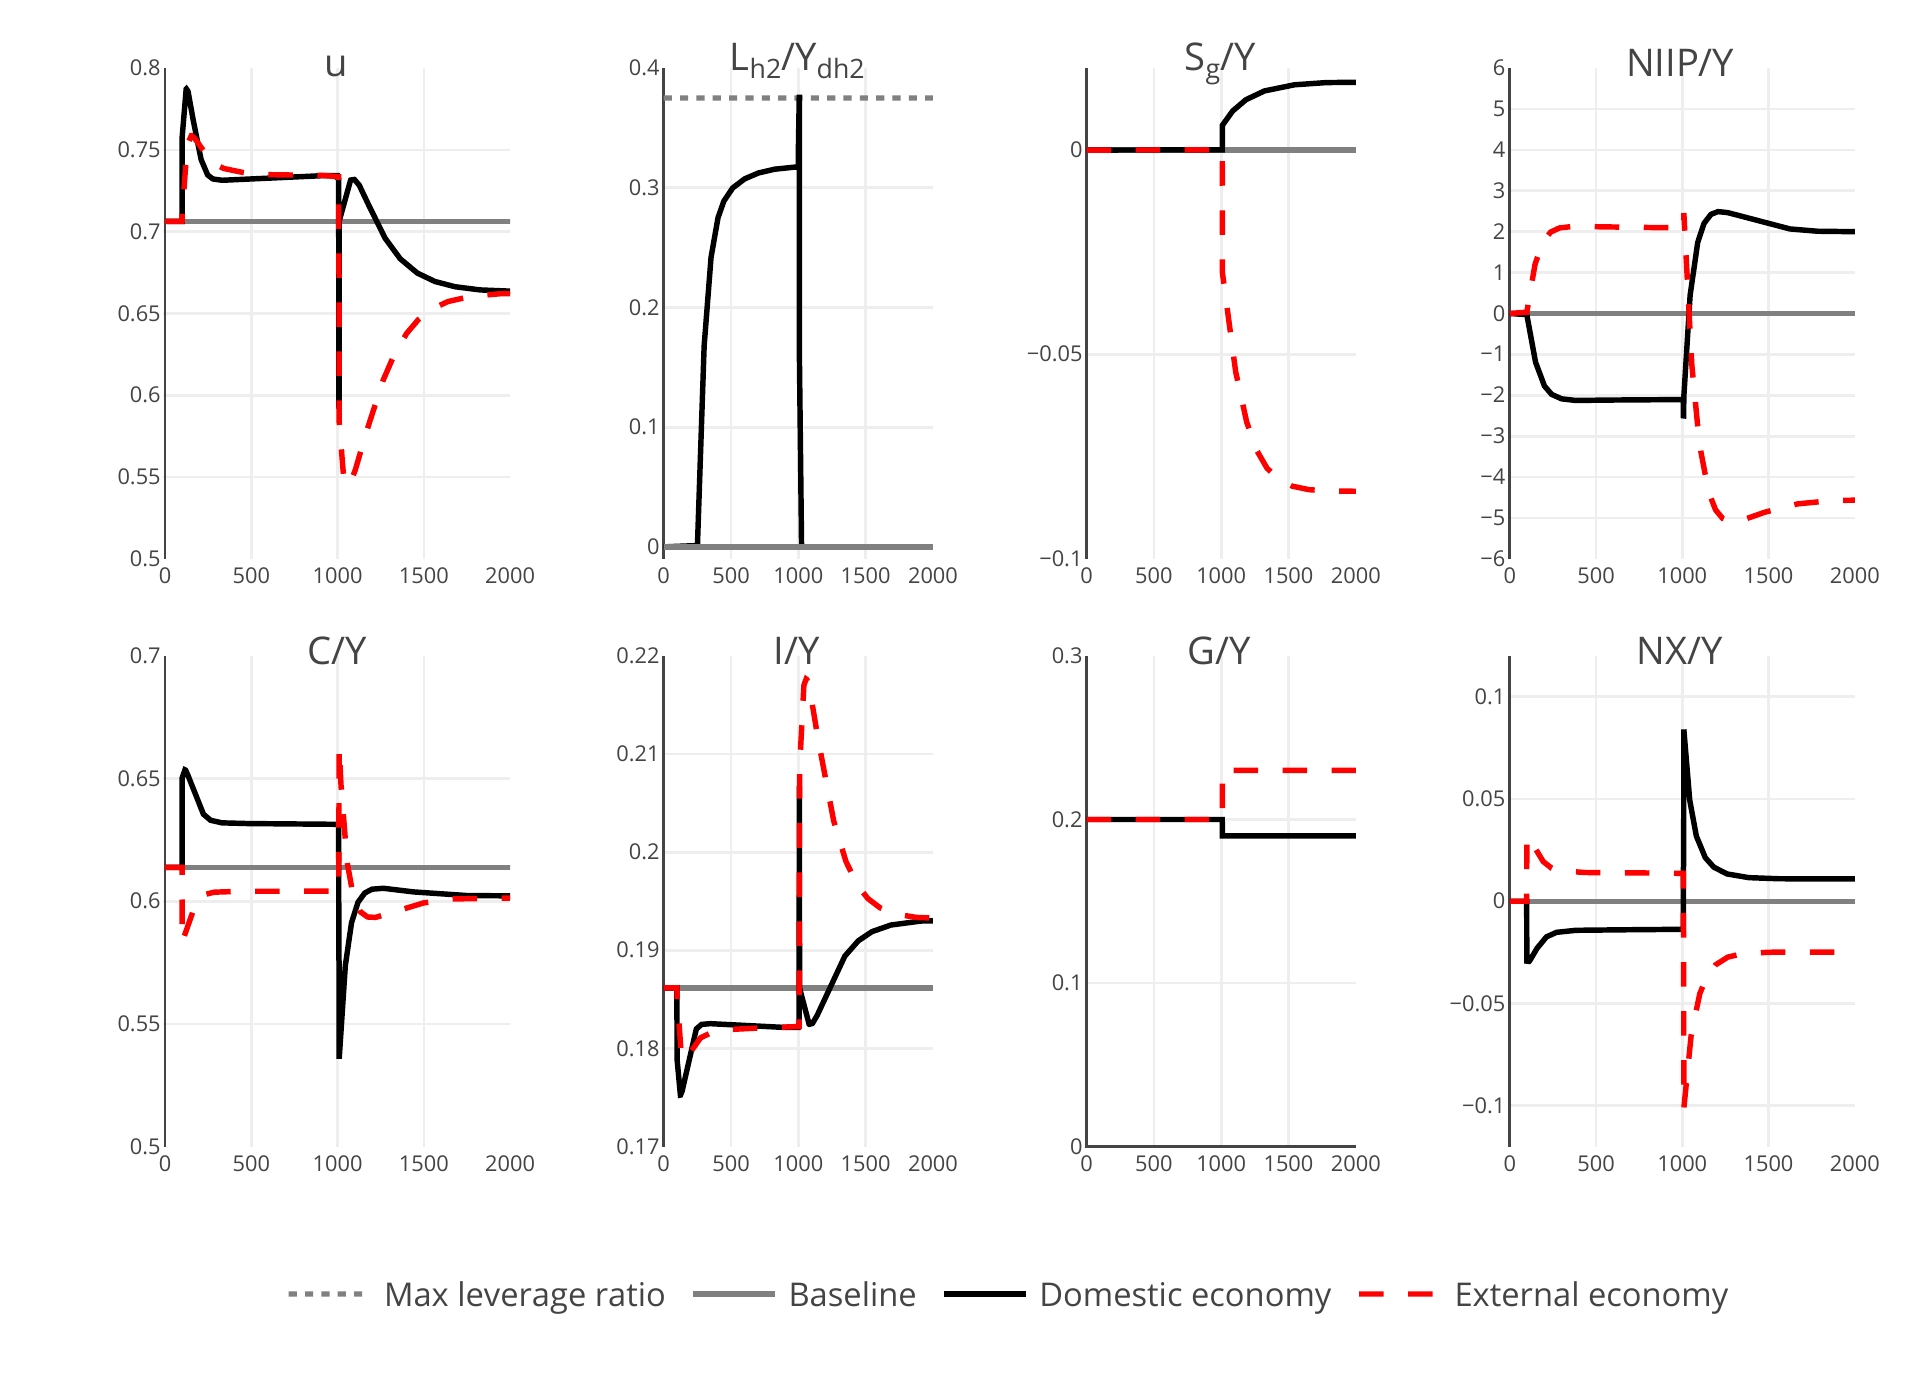

Recreate this plot in R.
library(plotly)

# Load the data
load(here::here("R/simulated_series_for_plots"))

# Annotations for subplots
u <- list(
  text = "u",
  font = list(size = 14),
  xref = "paper",
  yref = "paper",
  yanchor = "bottom",
  xanchor = "center",
  align = "center",
  x = 0.5,
  y = 0.95,
  showarrow = FALSE)

gr_Y <- list(
  text = "Y&#770;",
  font = list(size = 14),
  xref = "paper",
  yref = "paper",
  yanchor = "bottom",
  xanchor = "center",
  align = "center",
  x = 0.5,
  y = 0.95,
  showarrow = FALSE)

C_Y <- list(
  text = "C/Y",
  font = list(size = 14),
  xref = "paper",
  yref = "paper",
  yanchor = "bottom",
  xanchor = "center",
  align = "center",
  x = 0.5,
  y = 0.95,
  showarrow = FALSE)

I_Y <- list(
  text = "I/Y",
  font = list(size = 14),
  xref = "paper",
  yref = "paper",
  yanchor = "bottom",
  xanchor = "center",
  align = "center",
  x = 0.5,
  y = 0.95,
  showarrow = FALSE)

G_Y <- list(
  text = "G/Y",
  font = list(size = 14),
  xref = "paper",
  yref = "paper",
  yanchor = "bottom",
  xanchor = "center",
  align = "center",
  x = 0.5,
  y = 0.95,
  showarrow = FALSE)

NX_Y <- list(
  text = "NX/Y",
  font = list(size = 14),
  xref = "paper",
  yref = "paper",
  yanchor = "bottom",
  xanchor = "center",
  align = "center",
  x = 0.5,
  y = 0.95,
  showarrow = FALSE)

S_g_Y <- list(
  text = "S<sub>g</sub>/Y",
  font = list(size = 14),
  xref = "paper",
  yref = "paper",
  yanchor = "bottom",
  xanchor = "center",
  align = "center",
  x = 0.5,
  y = 0.95,
  showarrow = FALSE)

L_Yh2 <- list(
  text = "L<sub>h2</sub>/Y<sub>dh2</sub>",
  font = list(size = 14),
  xref = "paper",
  yref = "paper",
  yanchor = "bottom",
  xanchor = "center",
  align = "center",
  x = 0.5,
  y = 0.95,
  showarrow = FALSE)

NIIP_Y <- list(
  text = "NIIP/Y",
  font = list(size = 14),
  xref = "paper",
  yref = "paper",
  yanchor = "bottom",
  xanchor = "center",
  align = "center",
  x = 0.5,
  y = 0.95,
  showarrow = FALSE)

# Utilization rate
p_u <- plot_ly() %>% 
  add_trace(x = 0:(nrow(d5)-3),
            y = tail(d1$u, 1),
            type = "scatter",
            mode = "lines",
            name = "u<sub>baseline</sub>",
            line = list(color = "grey")) %>% 
  add_trace(x = 0:(nrow(d5)-1),
            y = d5$u,
            type = "scatter",
            mode = "lines",
            line = list(color = "black"),
            name = "u") %>% 
  add_trace(x = 0:(nrow(d5)-1),
            y = d5$ux,
            type = "scatter",
            mode = "lines",
            line = list(color = "red",
                        dash = "dash"),
            name = "u<sub>x</sub>") %>%
  layout(xaxis = list(range = c(-10, 2000),
                      tickfont = list(size = 8)),
         yaxis = list(range = c(0.5, 0.8),
                      tickfont = list(size = 8),
                      dtick = 0.05),
         annotations = u,
         showlegend = TRUE,
         hovermode = "compare")

#p_u

# Growth rate of output
p_gr_Y <- plot_ly() %>% 
  # add_trace(x = 0:(nrow(d5)-3),
  #           y = tail(d5$gr_Y, 1),
  #           type = "scatter",
  #           mode = "lines",
  #           line = list(color = "black",
  #                       dash = "dot",
  #                       width = 1),
  #           hoverinfo = "none") %>% 
  add_trace(x = 0:(nrow(d5)-3),
            y = tail(d1$gr_Y, 1),
            type = "scatter",
            mode = "lines",
            line = list(color = "grey"),
            name = "gr<sub>Y&#770;<sub>baseline</sub></sub>") %>%
  add_trace(x = 0:(nrow(d5)-3),
            y = d5$gr_Y[3:nrow(d5)],
            type = "scatter",
            mode = "lines",
            line = list(color = "black"),
            name = "gr<sub>Y&#770;<sub>") %>% 
  add_trace(x = 0:(nrow(d5)-3),
            y = d5$gr_Yx[3:nrow(d5)],
            type = "scatter",
            mode = "lines",
            name = "gr<sub>Y&#770;<sub>x</sub></sub>",
            line = list(color = "red",
                        dash = "dash")) %>%
  layout(xaxis = list(range = c(-10, 2000),
                      tickfont = list(size = 8)),
         yaxis = list(range = c(0.014, 0.018),
                      tickfont = list(size = 8)),
         annotations = gr_Y,
         showlegend = TRUE,
         hovermode = "compare")

#p_gr_Y

# Consumption share
p_C <- plot_ly() %>% 
  add_trace(x = 0:(nrow(d5)-3),
            y = tail(d1$C_Y, 1),
            type = "scatter",
            mode = "lines",
            name = "Baseline",
            line = list(color = "grey")) %>% 
  add_trace(x = 0:(nrow(d5)-1),
            y = d5$C_Y,
            type = "scatter",
            mode = "lines",
            line = list(color = "black"),
            name = "C/Y") %>% 
  add_trace(x = 0:(nrow(d5)-1),
            y = d5$C_Yx,
            type = "scatter",
            mode = "lines",
            line = list(color = "red",
                        dash = "dash"),
            name = "C/Y<sub>x</sub>") %>%
  layout(xaxis = list(range = c(-10, 2000),
                      tickfont = list(size = 8)),
         yaxis = list(range = c(0.5, 0.7),
                      tickfont = list(size = 8)),
         annotations = C_Y,
         showlegend = TRUE,
         hovermode = "compare")
#p_C

# Investment share
p_I <- plot_ly() %>%
  # add_trace(x = 0:(nrow(d5)-3),
  #           y = tail(d5$I_Y, 1),
  #           type = "scatter",
  #           mode = "lines",
  #           hoverinfo = "none",
  #           line = list(color = "black",
  #                       dash = "dot",
  #                       width = 1)) %>% 
  add_trace(x = 0:(nrow(d5)-3),
            y = tail(d1$I_Y, 1),
            type = "scatter",
            mode = "lines",
            name = "I/Y<sub>baseline</sub>",
            line = list(color = "grey")) %>% 
  add_trace(x = 0:(nrow(d5)-1),
            y = d5$I_Y,
            type = "scatter",
            mode = "lines",
            line = list(color = "black"),
            name = "I/Y") %>% 
  add_trace(x = 0:(nrow(d5)-1),
            y = d5$I_Yx,
            type = "scatter",
            mode = "lines",
            line = list(color = "red",
                        dash = "dash"),
            name = "I/Y<sub>x</sub>") %>%
  layout(xaxis = list(range = c(-10, 2000),
                      tickfont = list(size = 8)),
         yaxis = list(range = c(0.17, 0.22),
                      tickfont = list(size = 8)),
         annotations = I_Y,
         showlegend = TRUE,
         hovermode = "compare")

#p_I

# Government share
p_G <- plot_ly() %>% 
  add_trace(x = 0:(nrow(d5)-1),
            y = round(d5$G_Y, digits = 2),
            type = "scatter",
            mode = "lines",
            line = list(color = "black"),
            name = "G/Y") %>% 
  add_trace(x = 0:(nrow(d5)-1),
            y = round(d5$G_Yx, digits = 2),
            type = "scatter",
            mode = "lines",
            line = list(color = "red",
                        dash = "dash"),
            name = "G/Y<sub>x</sub>") %>%
  layout(xaxis = list(range = c(-10, 2000),
                      tickfont = list(size = 8)),
         yaxis = list(range = c(0, 0.3), 
                      tickfont = list(size = 8)),
         annotations = G_Y,
         showlegend = TRUE,
         hovermode = "compare")

#p_G

# Net export share
p_NX <- plot_ly() %>% 
  add_trace(x = 0:(nrow(d5)-3),
            y = tail(d1$NX_Y, 1),
            type = "scatter",
            mode = "lines",
            name = "Baseline",
            line = list(color = "grey")) %>% 
  add_trace(x = 0:(nrow(d5)-1),
            y = d5$NX_Y,
            type = "scatter",
            mode = "lines",
            line = list(color = "black"),
            name = "Domestic economy") %>% # NX/Y 
  add_trace(x = 0:(nrow(d5)-1),
            y = d5$NX_Yx,
            type = "scatter",
            mode = "lines",
            line = list(color = "red",
                        dash = "dash"),
            name = "External economy") %>% # NX/Y<sub>x</sub>
  layout(xaxis = list(range = c(-10, 2000),
                      tickfont = list(size = 8)),
         yaxis = list(range = c(-0.12, 0.12),
                      tickfont = list(size = 8),
                      dtick = 0.05),
         annotations = NX_Y,
         showlegend = TRUE,
         hovermode = "compare")

#p_NX

# NIIP share
p_NIIP <- plot_ly() %>% 
  add_trace(x = 0:(nrow(d5)-3),
            y = 0,
            type = "scatter",
            mode = "lines",
            name = "Baseline",
            line = list(color = "grey")) %>% 
  add_trace(x = 0:(nrow(d5)-1),
            y = d5$NIIP_Y,
            type = "scatter",
            mode = "lines",
            line = list(color = "black"),
            name = "Domestic economy") %>% 
  add_trace(x = 0:(nrow(d5)-1),
            y = d5$NIIP_Yx,
            type = "scatter",
            mode = "lines",
            line = list(color = "red",
                        dash = "dash"),
            name = "External economy") %>% 
  layout(xaxis = list(range = c(-10, 2000),
                      tickfont = list(size = 8)),
         yaxis = list(range = c(-6, 6),
                      tickfont = list(size = 8),
                      dtick = 1),
         annotations = NIIP_Y,
         showlegend = TRUE,
         hovermode = "compare")

# Deficit
p_S_g_Y <- plot_ly() %>% 
  add_trace(x = 0:(nrow(d5)-3),
            y = 0,
            type = "scatter",
            mode = "lines",
            name = "Baseline",
            line = list(color = "grey")) %>% 
  add_trace(x = 0:(nrow(d5)-1),
            y = d5$S_g,
            type = "scatter",
            mode = "lines",
            line = list(color = "black"),
            name = "S_g / Y") %>% 
  add_trace(x = 0:(nrow(d5)-1),
            y = d5$S_gx,
            type = "scatter",
            mode = "lines",
            line = list(color = "red",
                        dash = "dash"),
            name = "S_g / Y") %>% 
  layout(xaxis = list(range = c(-10, 2000),
                      tickfont = list(size = 8)),
         yaxis = list(range = c(-0.1, 0.02), 
                      tickfont = list(size = 8)),
         annotations = S_g_Y,
         showlegend = TRUE,
         hovermode = "compare")

# Debt to income ratio
p_L_Yh2 <- plot_ly() %>% 
  add_trace(x = 0:(nrow(d5)-1),
            y = 0.375,
            type = "scatter",
            mode = "lines",
            name = "Max leverage ratio",
            showlegend = TRUE,
            line = list(color = "grey", 
                        dash = "dot")) %>% 
  add_trace(x = 0:(nrow(d5)-1),
            y = d5$L_Yh2,
            type = "scatter",
            mode = "lines",
            showlegend = FALSE,
            line = list(color = "black"),
            name = "(L/Y)<sub>h2</sub>") %>% 
  add_trace(x = 0:(nrow(d5)-3),
            y = 0,
            type = "scatter",
            mode = "lines",
            name = "Baseline",
            showlegend = FALSE,
            line = list(color = "grey")) %>% 
  layout(xaxis = list(range = c(-10, 2000),
                      tickfont = list(size = 8)),
         yaxis = list(range = c(-0.01, 0.4), 
                      tickfont = list(size = 8)),
         annotations = L_Yh2,
         showlegend = FALSE,
         hovermode = "compare")

sub_plots <- subplot(style(p_u, showlegend = FALSE),
                     p_L_Yh2,
                     style(p_S_g_Y, showlegend = FALSE),
                     p_NIIP,
                     style(p_C, showlegend = FALSE),
                     style(p_I, showlegend = FALSE),
                     style(p_G, showlegend = FALSE),
                     style(p_NX, showlegend = FALSE),
                     nrows = 2, margin = 0.045, titleY = T, titleX = T) %>%
  layout(legend = list(x = 0.5,
                       orientation = "h",
                       xanchor = "center",
                       font = list(size = 12))) %>% 
  config(displayModeBar = F)

sub_plots

# orca(
#   sub_plots,
#   file = "R/plots/figure5.pdf"
# )
